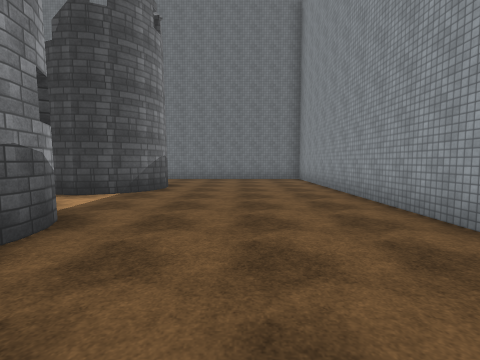
[1] (above)

24 first-person views from a walk through a scene from a Unity 3-D project. The camera is 1.5 m above the floor, tilts 4° down and sees 85° across. The floor is counted in squares, 2 m on a side. Each view is taken from the middle of a square. On the plan, view 1 faces up. The plan holds only what a view shows up to about 9 squares ahead; the rest is blank. The place goes on beyond the plan. Surface patterns are stand-ins for the level's own textures.

[2]
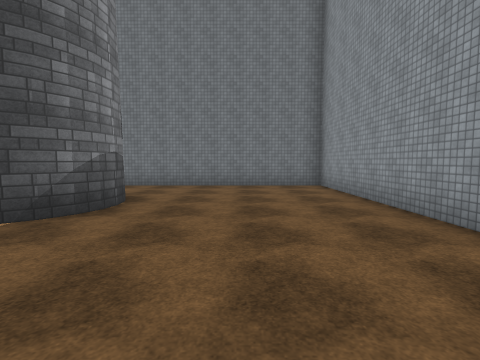

[3]
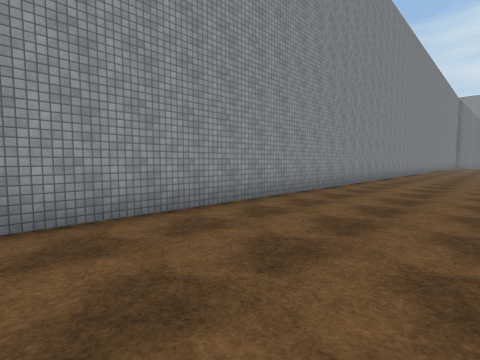

[4]
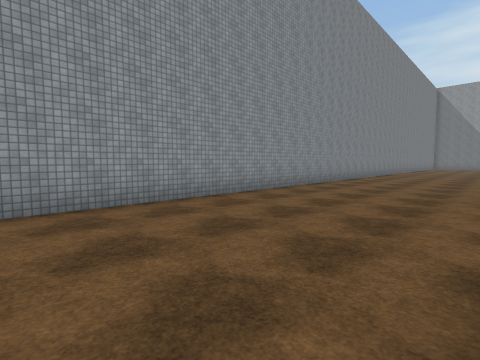

[5]
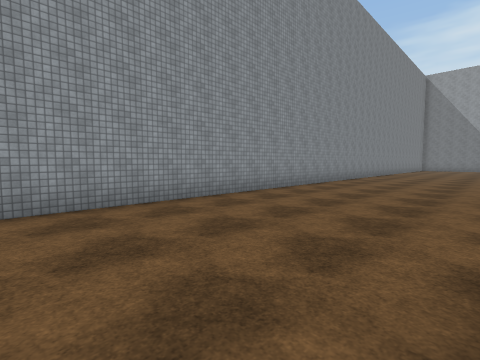

[6]
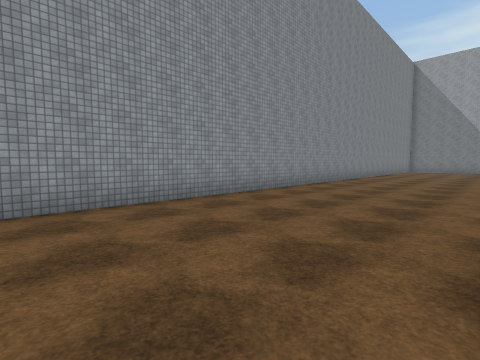

[7]
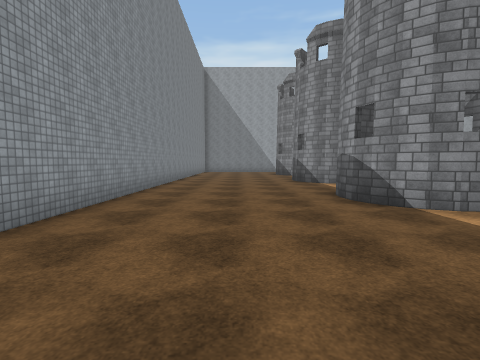

[8]
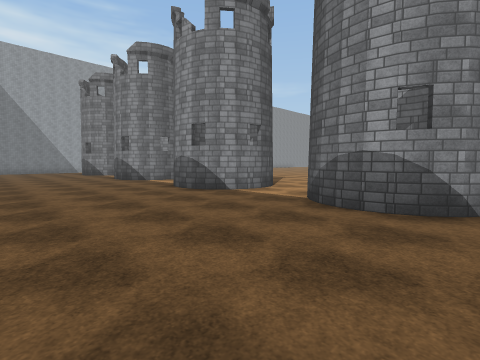

[9]
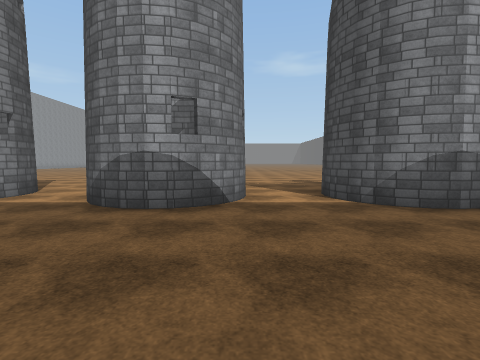

[10]
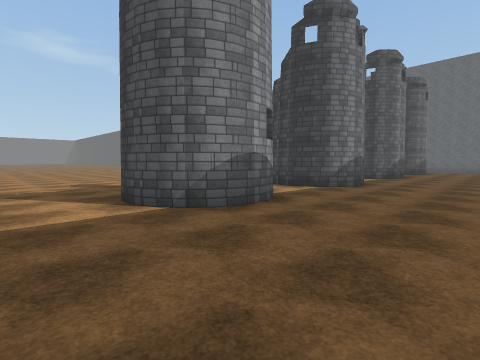

[11]
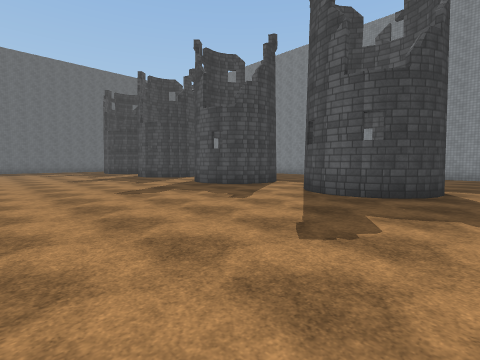

[12]
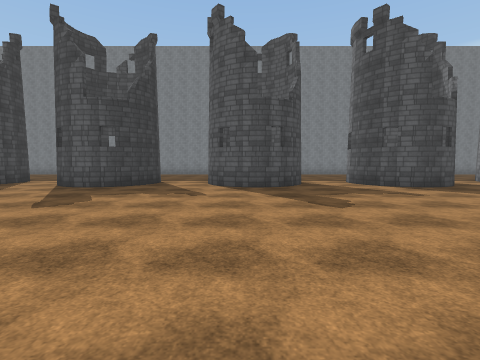

[13]
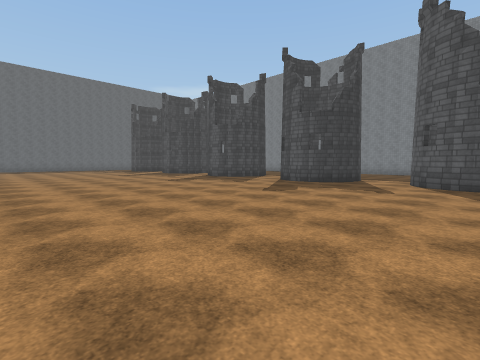

[14]
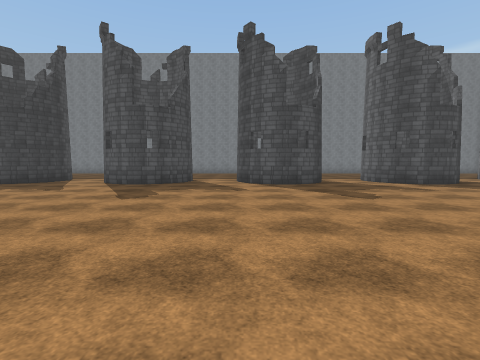

[15]
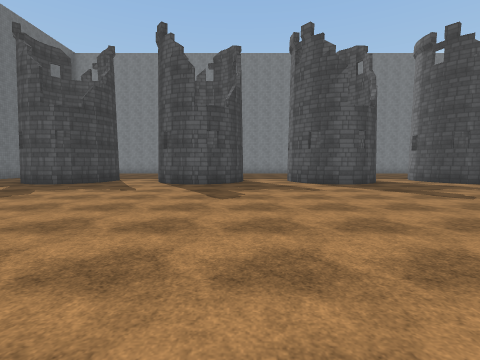

[16]
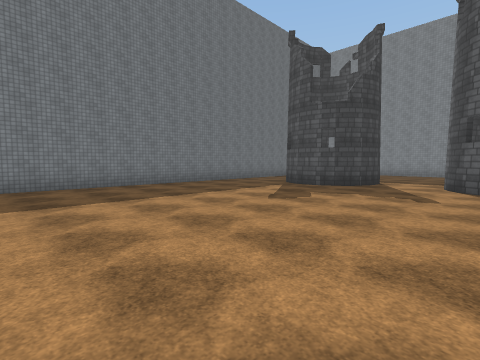

[17]
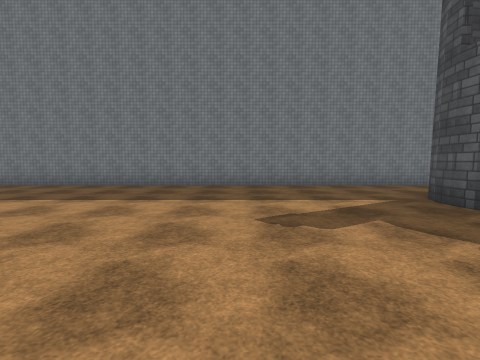

[18]
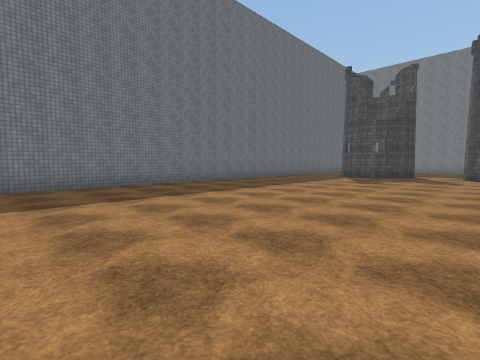

[19]
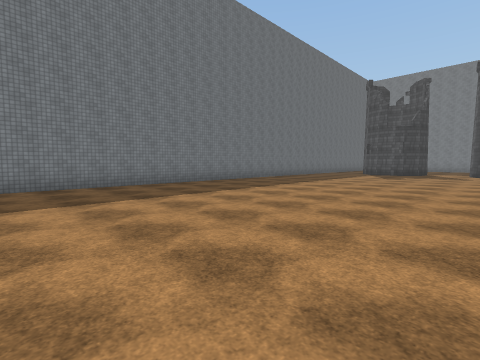

[20]
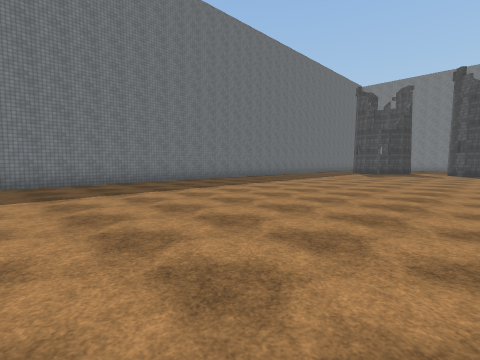

[21]
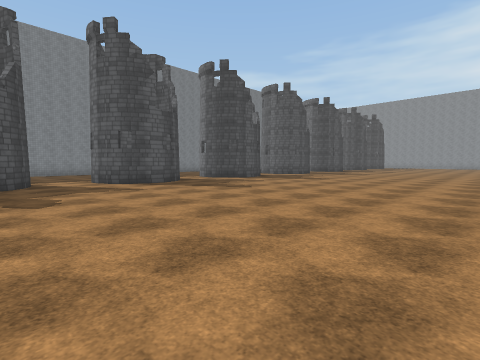

[22]
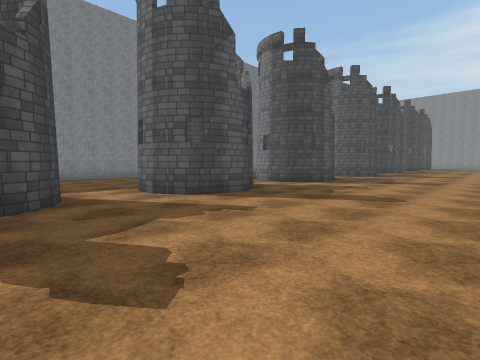

[23]
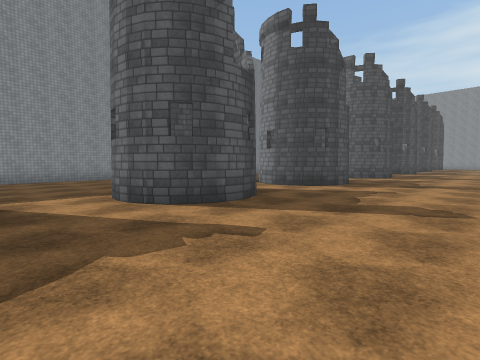

[24]
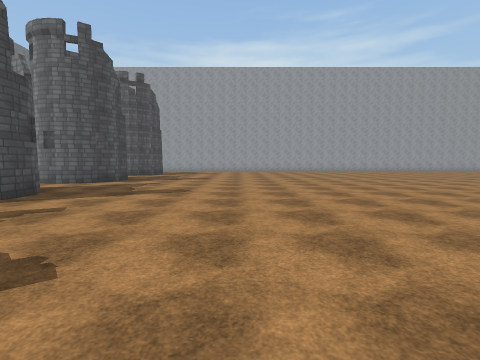

### Floor plan
Key: @ floor where view 1 was taken; # wall or solid block; . floor; T tower.
Columns run from 22 left of view 1 to 3 right of it. Each row starts with its distance up from view 1.
 12 ##########################
 11 .........................#
 10 .........................#
  9 ..................  .....#
  8 .................#  .....#
  7 .................T #.....#
  6 ..................##.....#
  5 .........................#
  4 ..................# .....#
  3 .................#  .....#
  2 .................T  .....#
  1         ..........# .....#
  0         ..............@..#
 -1         ..........##.....#
 -2         .........# #.....#
 -3         .........T #.....#
 -4         ..........##.....#
 -5         .................#
 -6         ..........##.....#
 -7         .........# #.....#
 -8         .........T #.....#
 -9         ..........##.....#
-10         .................#
-11         ..........##.....#
-12         .........# #.....#
-13         .........T #.....#
-14           ........##.....#
-15          ................#
-16         ..........##.....#
-17        ..........# #.....#
-18       ...........T  .....#
-19       ............  .....#
-20      ....................#
-21      .............#T.....#

Positions as (right, up) in squares from view 1, and headings:
1: (0, 0), facing up
2: (0, 3), facing up
3: (-1, 5), facing down-right
4: (-2, -1), facing down-right
5: (-2, -6), facing down-right
6: (-2, -10), facing down-right
7: (0, -12), facing down
8: (2, -11), facing down-left
9: (2, -11), facing left
10: (1, -11), facing up-left
11: (-11, -10), facing up-right
12: (-13, -12), facing right
13: (-14, -13), facing up-right
14: (-14, -16), facing right
15: (-14, 1), facing right
16: (-13, 3), facing up-right
17: (-9, 3), facing up
18: (-18, 3), facing up-right
19: (-21, 3), facing up-right
20: (-22, 2), facing up-right
21: (-14, 2), facing down-right
22: (-10, 2), facing down-right
23: (-9, 1), facing down-right
24: (-10, -12), facing down
